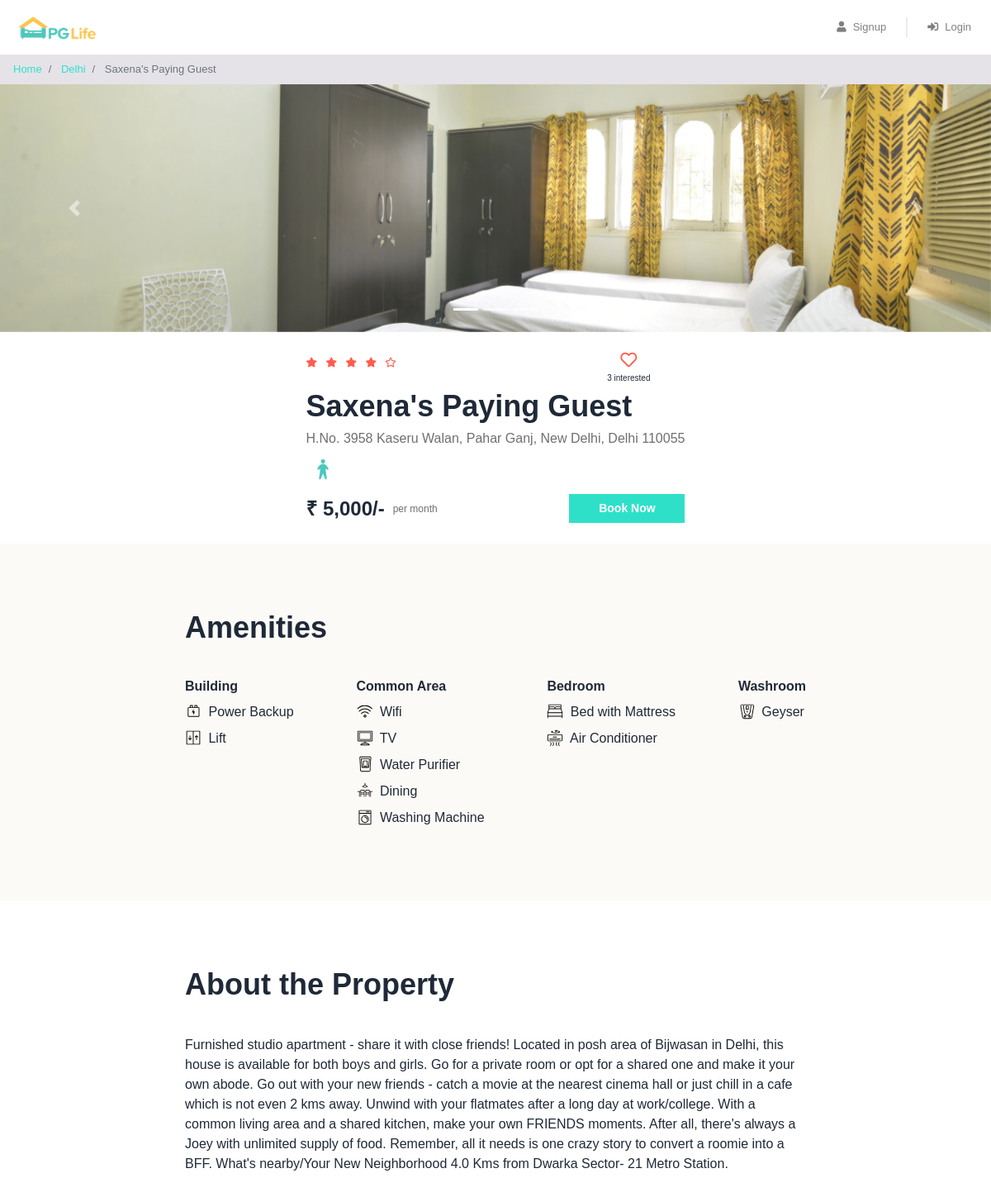
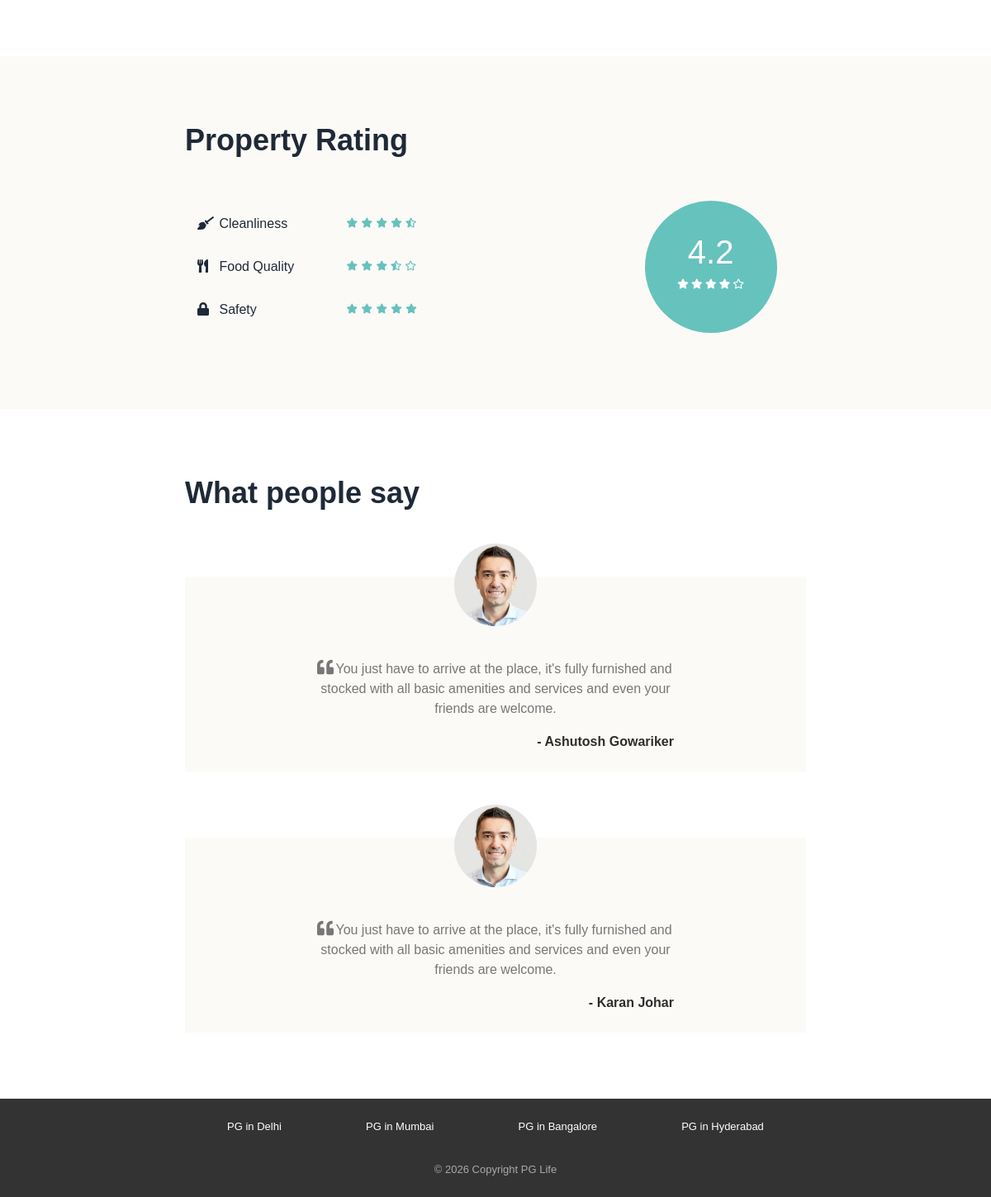
The page /property_detail.php?property_id=1 on the database its author committed (2 pictures, top to bottom).
### tables this page shows
CREATE TABLE `properties` (
  `id` int(11) NOT NULL,
  `city_id` int(11) NOT NULL,
  `name` varchar(150) NOT NULL,
  `address` varchar(255) DEFAULT NULL,
  `description` text DEFAULT NULL,
  `gender` enum('male','female','unisex') DEFAULT 'unisex',
  `rent` decimal(10,2) DEFAULT NULL,
  `rating_clean` decimal(2,1) DEFAULT NULL,
  `rating_food` decimal(2,1) DEFAULT NULL,
  `rating_safety` decimal(2,1) DEFAULT NULL
);

CREATE TABLE `cities` (
  `id` int(11) NOT NULL,
  `name` varchar(100) NOT NULL
);

CREATE TABLE `amenities` (
  `id` int(11) NOT NULL,
  `name` varchar(100) NOT NULL,
  `type` varchar(50) DEFAULT NULL,
  `icon` varchar(50) DEFAULT NULL
);

CREATE TABLE `testimonials` (
  `id` int(11) NOT NULL,
  `property_id` int(11) NOT NULL,
  `user_name` varchar(100) DEFAULT NULL,
  `content` text DEFAULT NULL
);

### property_detail.php (the view, shortened to what this page needs)
<?php
require "includes/database_connect.php";
$property_id = $_GET["property_id"];
$sql_1 = "SELECT *, p.id AS property_id, p.name AS property_name, c.name AS city_name
            FROM properties p
            INNER JOIN cities c ON p.city_id = c.id
            WHERE p.id = ?";
$stmt_1 = mysqli_prepare($conn, $sql_1);
mysqli_stmt_bind_param($stmt_1, "i", $property_id);
mysqli_stmt_execute($stmt_1);
$result_1 = mysqli_stmt_get_result($stmt_1);
$property = mysqli_fetch_assoc($result_1);
$property = array_map(function ($value) {
    return is_string($value) ? htmlspecialchars($value) : $value;
}, $property);
$sql_2 = "SELECT * FROM testimonials WHERE property_id = ?";
$stmt_2 = mysqli_prepare($conn, $sql_2);
mysqli_stmt_bind_param($stmt_2, "i", $property_id);
mysqli_stmt_execute($stmt_2);
$result_2 = mysqli_stmt_get_result($stmt_2);
$testimonials = mysqli_fetch_all($result_2, MYSQLI_ASSOC);
$testimonials = array_map(function ($row) {
    return array_map(function ($value) {
        return is_string($value) ? htmlspecialchars($value) : $value;
    }, $row);
}, $testimonials);
$sql_3 = "SELECT a.*
            FROM amenities a
            INNER JOIN properties_amenities pa ON a.id = pa.amenity_id
            WHERE pa.property_id = ?";
$stmt_3 = mysqli_prepare($conn, $sql_3);
mysqli_stmt_bind_param($stmt_3, "i", $property_id);
mysqli_stmt_execute($stmt_3);
$result_3 = mysqli_stmt_get_result($stmt_3);
$amenities = mysqli_fetch_all($result_3, MYSQLI_ASSOC);
$amenities = array_map(function ($row) {
    return array_map(function ($value) {
        return is_string($value) ? htmlspecialchars($value) : $value;
    }, $row);
}, $amenities);
$sql_4 = "SELECT * FROM interested_users_properties WHERE property_id = ?";
$stmt_4 = mysqli_prepare($conn, $sql_4);
mysqli_stmt_bind_param($stmt_4, "i", $property_id);
mysqli_stmt_execute($stmt_4);
$result_4 = mysqli_stmt_get_result($stmt_4);
$interested_users_count = mysqli_num_rows($result_4);
?>
<!DOCTYPE html>
<html lang="en">
<head>
    <?php
    include "includes/head_links.php";
    ?>
    <link href="css/property_detail.css" rel="stylesheet" />
</head>
<body>
    <?php
    include "includes/header.php";
    ?>
    <nav aria-label="breadcrumb">
        <ol class="breadcrumb py-2">
            <li class="breadcrumb-item">
                <a href="index.php">Home</a>
            </li>
            <li class="breadcrumb-item">
                <a href="property_list.php?city=<?= $property['city_name']; ?>"><?= $property['city_name']; ?></a>
            </li>
            <li class="breadcrumb-item active" aria-current="page">
                <?= $property['property_name']; ?>
            </li>
        </ol>
    </nav>
    <div id="property-images" class="carousel slide" data-ride="carousel">
        <ol class="carousel-indicators">
            <?php
            $property_images = glob("img/properties/" . $property['property_id'] . "/*");
            foreach ($property_images as $index => $property_image) {
            ?>
                <li data-target="#property-images" data-slide-to="<?= $index ?>" class="<?= $index == 0 ? "active" : ""; ?>"></li>
            <?php
            }
            ?>
        </ol>
        <div class="carousel-inner">
            <?php
            foreach ($property_images as $index => $property_image) {
            ?>
                <div class="carousel-item <?= $index == 0 ? "active" : ""; ?>">
                    <img class="d-block w-100" src="<?= $property_image ?>" alt="slide">
                </div>
            <?php
            }
            ?>
        </div>
        <a class="carousel-control-prev" href="#property-images" role="button" data-slide="prev">
            <span class="carousel-control-prev-icon" aria-hidden="true"></span>
        </a>
        <a class="carousel-control-next" href="#property-images" role="button" data-slide="next">
            <span class="carousel-control-next-icon" aria-hidden="true"></span>
        </a>
    </div>
    <div class="property-summary page-container">
        <div class="row no-gutters justify-content-between">
            <?php
            $total_rating = ($property['rating_clean'] + $property['rating_food'] + $property['rating_safety']) / 3;
            $total_rating = round($total_rating, 1);
            ?>
            <div class="star-container" title="<?= $total_rating ?>">
                <?php
                $rating = $total_rating;
                for ($i = 0; $i < 5; $i++) {
                    if ($rating >= $i + 0.8) {
                ?>
                        <i class="fas fa-star"></i>
                    <?php
                    } elseif ($rating >= $i + 0.3) {
                    ?>
                        <i class="fas fa-star-half-alt"></i>
                    <?php
                    } else {
                    ?>
                        <i class="far fa-star"></i>
                <?php
                    }
                }
                ?>
            </div>
            <div class="interested-container">
                <?php
                $is_interested = false;
                if ($is_interested) {
                ?>
                    <i class="is-interested-image fas fa-heart"></i>
                <?php
                } else {
                ?>
                    <i class="is-interested-image far fa-heart"></i>
                <?php
                }
                ?>
                <div class="interested-text">
                    <span class="interested-user-count"><?= $interested_users_count ?></span> interested
                </div>
            </div>
        </div>
        <div class="detail-container">
            <div class="property-name"><?= $property['property_name'] ?></div>
            <div class="property-address"><?= $property['address'] ?></div>
            <div class="property-gender">
                <?php
                if ($property['gender'] == "male") {
                ?>
                    <img src="img/male.png">
                <?php
                } elseif ($property['gender'] == "female") {
                ?>
                    <img src="img/female.png">
                <?php
                } else {
                ?>
                    <img src="img/unisex.png">
                <?php
                }
                ?>
            </div>
        </div>
        <div class="row no-gutters">
            <div class="rent-container col-6">
                <div class="rent">₹ <?= number_format($property['rent']) ?>/-</div>
                <div class="rent-unit">per month</div>
            </div>
            <div class="button-container col-6">
                <a href="#" class="btn btn-primary">Book Now</a>
            </div>
        </div>
    </div>
    <div class="property-amenities">
        <div class="page-container">
            <h1>Amenities</h1>
            <div class="row justify-content-between">
                <div class="col-md-auto">
                    <h5>Building</h5>
                    <?php
                    foreach ($amenities as $amenity) {
                        if ($amenity['type'] == "Building") {
                    ?>
                            <div class="amenity-container">
                                <img src="img/amenities/<?= $amenity['icon'] ?>.svg">
                                <span><?= $amenity['name'] ?></span>
                            </div>
                    <?php
                        }
                    }
                    ?>
                </div>
                <div class="col-md-auto">
                    <h5>Common Area</h5>
                    <?php
                    foreach ($amenities as $amenity) {
                        if ($amenity['type'] == "Common Area") {
                    ?>
                            <div class="amenity-container">
                                <img src="img/amenities/<?= $amenity['icon'] ?>.svg">
                                <span><?= $amenity['name'] ?></span>
                            </div>
                    <?php
                        }
                    }
                    ?>
                </div>
                <div class="col-md-auto">
                    <h5>Bedroom</h5>
                    <?php
                    foreach ($amenities as $amenity) {
                        if ($amenity['type'] == "Bedroom") {
                    ?>
                            <div class="amenity-container">
                                <img src="img/amenities/<?= $amenity['icon'] ?>.svg">
                                <span><?= $amenity['name'] ?></span>
                            </div>
                    <?php
                        }
                    }
                    ?>
                </div>
                <div class="col-md-auto">
                    <h5>Washroom</h5>
                    <?php
                    foreach ($amenities as $amenity) {
                        if ($amenity['type'] == "Washroom") {
                    ?>
                            <div class="amenity-container">
                                <img src="img/amenities/<?= $amenity['icon'] ?>.svg">
                                <span><?= $amenity['name'] ?></span>
                            </div>
                    <?php
                        }
                    }
                    ?>
                </div>
            </div>
        </div>
    </div>
    <div class="property-about page-container">
        <h1>About the Property</h1>
        <p><?= $property['description'] ?></p>
    </div>
    <div class="property-rating">
        <div class="page-container">
            <h1>Property Rating</h1>
            <div class="row align-items-center justify-content-between">
                <div class="col-md-6">
                    <div class="rating-criteria row">
                        <div class="col-6">
                            <i class="rating-criteria-icon fas fa-broom"></i>
                            <span class="rating-criteria-text">Cleanliness</span>
                        </div>
                        <div class="rating-criteria-star-container col-6" title="<?= $property['rating_clean'] ?>">
                            <?php
                            $rating = $property['rating_clean'];
                            for ($i = 0; $i < 5; $i++) {
                                if ($rating >= $i + 0.8) {
                            ?>
                                    <i class="fas fa-star"></i>
                                <?php
                                } elseif ($rating >= $i + 0.3) {
                                ?>
                                    <i class="fas fa-star-half-alt"></i>
                                <?php
                                } else {
                                ?>
                                    <i class="far fa-star"></i>
                            <?php
                                }
                            }
                            ?>
                        </div>
                    </div>
                    <div class="rating-criteria row">
                        <div class="col-6">
                            <i class="rating-criteria-icon fas fa-utensils"></i>
                            <span class="rating-criteria-text">Food Quality</span>
                        </div>
                        <div class="rating-criteria-star-container col-6" title="<?= $property['rating_food'] ?>">
                            <?php
                            $rating = $property['rating_food'];
                            for ($i = 0; $i < 5; $i++) {
                                if ($rating >= $i + 0.8) {
                            ?>
                                    <i class="fas fa-star"></i>
                                <?php
                                } elseif ($rating >= $i + 0.3) {
                                ?>
                                    <i class="fas fa-star-half-alt"></i>
                                <?php
                                } else {
                                ?>
                                    <i class="far fa-star"></i>
                            <?php
                                }
                            }
                            ?>
                        </div>
                    </div>
                    <div class="rating-criteria row">
                        <div class="col-6">
                            <i class="rating-criteria-icon fa fa-lock"></i>
                            <span class="rating-criteria-text">Safety</span>
                        </div>
                        <div class="rating-criteria-star-container col-6" title="<?= $property['rating_safety'] ?>">
                            <?php
                            $rating = $property['rating_safety'];
                            for ($i = 0; $i < 5; $i++) {
                                if ($rating >= $i + 0.8) {
                            ?>
                                    <i class="fas fa-star"></i>
                                <?php
                                } elseif ($rating >= $i + 0.3) {
                                ?>
                                    <i class="fas fa-star-half-alt"></i>
                                <?php
                                } else {
                                ?>
                                    <i class="far fa-star"></i>
                            <?php
                                }
                            }
                            ?>
                        </div>
                    </div>
                </div>
                <div class="col-md-4">
                    <div class="rating-circle">
                        <?php
                        $total_rating = ($property['rating_clean'] + $property['rating_food'] + $property['rating_safety']) / 3;
                        $total_rating = round($total_rating, 1);
                        ?>
                        <div class="total-rating"><?= $total_rating ?></div>
                        <div class="rating-circle-star-container">
                            <?php
                            $rating = $total_rating;
                            for ($i = 0; $i < 5; $i++) {
                                if ($rating >= $i + 0.8) {
                            ?>
                                    <i class="fas fa-star"></i>
                                <?php
                                } elseif ($rating >= $i + 0.3) {
                                ?>
                                    <i class="fas fa-star-half-alt"></i>
                                <?php
                                } else {
                                ?>
                                    <i class="far fa-star"></i>
                            <?php
                                }
                            }
                            ?>
                        </div>
                    </div>
                </div>
            </div>
        </div>
    </div>
    <div class="property-testimonials page-container">
        <h1>What people say</h1>
        <?php
        foreach ($testimonials as $testimonial) {
        ?>
            <div class="testimonial-block">
                <div class="testimonial-image-container">
                    <img class="testimonial-img" src="img/man.png">
                </div>
                <div class="testimonial-text">
                    <i class="fa fa-quote-left" aria-hidden="true"></i>
                    <p><?= $testimonial['content'] ?></p>
                </div>
                <div class="testimonial-name">- <?= $testimonial['user_name'] ?></div>
            </div>
        <?php
        }
        ?>
    </div>
    <?php
    include "includes/footer.php";
    ?>
</body>
</html>

### rows shown on the page
properties: city.name "Delhi", address "H.No. 3958 Kaseru Walan, Pahar Ganj, New Delhi, Delhi 110055", rent "5,000", total_rating "4.2"
amenities: icon (picture), name "Power Backup"
amenities: icon (picture), name "Lift"
amenities: icon (picture), name "Wifi"
amenities: shows a picture, name "TV"
amenities: icon (picture), name "Water Purifier"
amenities: icon (picture), name "Dining"
amenities: icon (picture), name "Washing Machine"
amenities: shows a picture, name "Bed with Mattress"
amenities: shows a picture, name "Air Conditioner"
amenities: icon (picture), name "Geyser"
testimonials: content "You just have to arrive at the place, it's fully furnished and stocked with all basic amenities and services and even your friends are welcome.", user_name "Ashutosh Gowariker"
testimonials: content "You just have to arrive at the place, it's fully furnished and stocked with all basic amenities and services and even your friends are welcome.", user_name "Karan Johar"

### other values the page prints
$property['property_name'] "Saxena's Paying Guest"
$interested_users_count "3"
